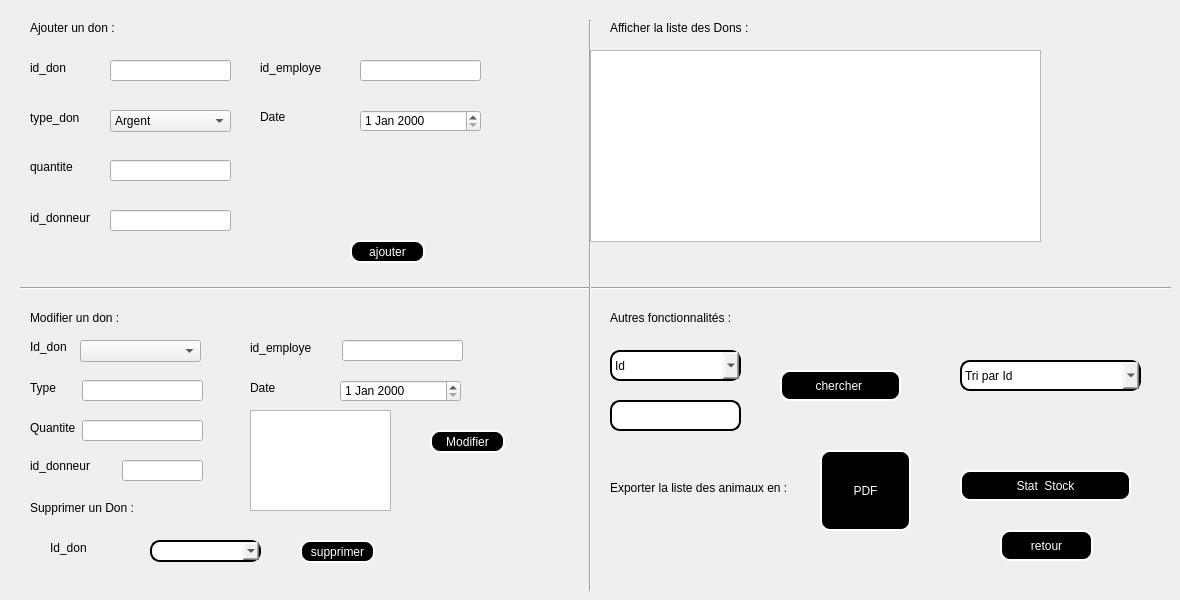
      <widget class="QWidget" name="tab_24">
       <attribute name="title">
        <string>Gérer un don</string>
       </attribute>
       <widget class="QLineEdit" name="le_type_2">
        <property name="geometry">
         <rect>
          <x>82</x>
          <y>380</y>
          <width>121</width>
          <height>21</height>
         </rect>
        </property>
        <property name="styleSheet">
         <string notr="true"/>
        </property>
       </widget>
       <widget class="QLineEdit" name="le_ide_4">
        <property name="geometry">
         <rect>
          <x>342</x>
          <y>340</y>
          <width>121</width>
          <height>21</height>
         </rect>
        </property>
        <property name="styleSheet">
         <string notr="true"/>
        </property>
       </widget>
       <widget class="QLineEdit" name="le_idd_3">
        <property name="geometry">
         <rect>
          <x>122</x>
          <y>460</y>
          <width>81</width>
          <height>21</height>
         </rect>
        </property>
        <property name="styleSheet">
         <string notr="true"/>
        </property>
       </widget>
       <widget class="QLineEdit" name="le_quantite_2">
        <property name="geometry">
         <rect>
          <x>82</x>
          <y>420</y>
          <width>121</width>
          <height>21</height>
         </rect>
        </property>
        <property name="styleSheet">
         <string notr="true"/>
        </property>
       </widget>
       <widget class="QLabel" name="label_76">
        <property name="geometry">
         <rect>
          <x>30</x>
          <y>380</y>
          <width>71</width>
          <height>16</height>
         </rect>
        </property>
        <property name="styleSheet">
         <string notr="true">font: 75 10pt &quot;Adobe Caslon Pro Bold&quot;;</string>
        </property>
        <property name="text">
         <string>Type</string>
        </property>
       </widget>
       <widget class="QLabel" name="label_77">
        <property name="geometry">
         <rect>
          <x>30</x>
          <y>420</y>
          <width>71</width>
          <height>16</height>
         </rect>
        </property>
        <property name="styleSheet">
         <string notr="true">font: 75 10pt &quot;Adobe Caslon Pro Bold&quot;;</string>
        </property>
        <property name="text">
         <string>Quantite</string>
        </property>
       </widget>
       <widget class="QLabel" name="label_78">
        <property name="geometry">
         <rect>
          <x>30</x>
          <y>456</y>
          <width>71</width>
          <height>20</height>
         </rect>
        </property>
        <property name="styleSheet">
         <string notr="true">font: 75 10pt &quot;Adobe Caslon Pro Bold&quot;;</string>
        </property>
        <property name="text">
         <string>id_donneur</string>
        </property>
       </widget>
       <widget class="QLabel" name="label_79">
        <property name="geometry">
         <rect>
          <x>250</x>
          <y>340</y>
          <width>71</width>
          <height>16</height>
         </rect>
        </property>
        <property name="styleSheet">
         <string notr="true">font: 75 10pt &quot;Adobe Caslon Pro Bold&quot;;</string>
        </property>
        <property name="text">
         <string>id_employe</string>
        </property>
       </widget>
       <widget class="QLabel" name="label_80">
        <property name="geometry">
         <rect>
          <x>250</x>
          <y>380</y>
          <width>71</width>
          <height>16</height>
         </rect>
        </property>
        <property name="styleSheet">
         <string notr="true">font: 75 10pt &quot;Adobe Caslon Pro Bold&quot;;</string>
        </property>
        <property name="text">
         <string>Date</string>
        </property>
       </widget>
       <widget class="QPushButton" name="ModifierBouton_3">
        <property name="geometry">
         <rect>
          <x>430</x>
          <y>430</y>
          <width>75</width>
          <height>23</height>
         </rect>
        </property>
        <property name="styleSheet">
         <string notr="true">background-color:black;
color:white;
border-style:outset;
border-width:2px;
border-radius:10px;
border-color:white;</string>
        </property>
        <property name="text">
         <string>Modifier</string>
        </property>
       </widget>
       <widget class="QLabel" name="label_82">
        <property name="geometry">
         <rect>
          <x>30</x>
          <y>340</y>
          <width>47</width>
          <height>14</height>
         </rect>
        </property>
        <property name="text">
         <string>Id_don</string>
        </property>
       </widget>
       <widget class="QPushButton" name="pb_chercher_1">
        <property name="geometry">
         <rect>
          <x>780</x>
          <y>370</y>
          <width>121</width>
          <height>31</height>
         </rect>
        </property>
        <property name="styleSheet">
         <string notr="true">background-color:black;
color:white;
border-style:outset;
border-width:2px;
border-radius:10px;
border-color:white;</string>
        </property>
        <property name="text">
         <string>chercher </string>
        </property>
       </widget>
       <widget class="Line" name="line_3">
        <property name="geometry">
         <rect>
          <x>20</x>
          <y>280</y>
          <width>1151</width>
          <height>16</height>
         </rect>
        </property>
        <property name="orientation">
         <enum>Qt::Horizontal</enum>
        </property>
       </widget>
       <widget class="Line" name="line_4">
        <property name="geometry">
         <rect>
          <x>580</x>
          <y>20</y>
          <width>20</width>
          <height>571</height>
         </rect>
        </property>
        <property name="orientation">
         <enum>Qt::Vertical</enum>
        </property>
       </widget>
       <widget class="QComboBox" name="comboBoxModif_4">
        <property name="geometry">
         <rect>
          <x>80</x>
          <y>340</y>
          <width>121</width>
          <height>22</height>
         </rect>
        </property>
       </widget>
       <widget class="QLineEdit" name="le_id_4">
        <property name="geometry">
         <rect>
          <x>110</x>
          <y>60</y>
          <width>121</width>
          <height>21</height>
         </rect>
        </property>
        <property name="styleSheet">
         <string notr="true"/>
        </property>
        <property name="maxLength">
         <number>8</number>
        </property>
       </widget>
       <widget class="QLineEdit" name="le_quantite">
        <property name="geometry">
         <rect>
          <x>110</x>
          <y>160</y>
          <width>121</width>
          <height>21</height>
         </rect>
        </property>
        <property name="styleSheet">
         <string notr="true"/>
        </property>
       </widget>
       <widget class="QLineEdit" name="le_idd">
        <property name="geometry">
         <rect>
          <x>110</x>
          <y>210</y>
          <width>121</width>
          <height>21</height>
         </rect>
        </property>
        <property name="styleSheet">
         <string notr="true"/>
        </property>
       </widget>
       <widget class="QLineEdit" name="le_ide_2">
        <property name="geometry">
         <rect>
          <x>360</x>
          <y>60</y>
          <width>121</width>
          <height>21</height>
         </rect>
        </property>
        <property name="styleSheet">
         <string notr="true"/>
        </property>
       </widget>
       <widget class="QPushButton" name="pushButton_20">
        <property name="geometry">
         <rect>
          <x>350</x>
          <y>240</y>
          <width>75</width>
          <height>23</height>
         </rect>
        </property>
        <property name="styleSheet">
         <string notr="true">background-color:black;
color:white;
border-style:outset;
border-width:2px;
border-radius:10px;
border-color:white;
</string>
        </property>
        <property name="text">
         <string>ajouter</string>
        </property>
       </widget>
       <widget class="QLabel" name="label_90">
        <property name="geometry">
         <rect>
          <x>30</x>
          <y>60</y>
          <width>71</width>
          <height>16</height>
         </rect>
        </property>
        <property name="styleSheet">
         <string notr="true">font: 75 10pt &quot;Adobe Caslon Pro Bold&quot;;</string>
        </property>
        <property name="text">
         <string>id_don</string>
        </property>
       </widget>
       <widget class="QLabel" name="label_91">
        <property name="geometry">
         <rect>
          <x>30</x>
          <y>110</y>
          <width>61</width>
          <height>16</height>
         </rect>
        </property>
        <property name="styleSheet">
         <string notr="true">font: 75 10pt &quot;Adobe Caslon Pro Bold&quot;;</string>
        </property>
        <property name="text">
         <string>type_don</string>
        </property>
       </widget>
       <widget class="QLabel" name="label_92">
        <property name="geometry">
         <rect>
          <x>30</x>
          <y>160</y>
          <width>47</width>
          <height>14</height>
         </rect>
        </property>
        <property name="styleSheet">
         <string notr="true">font: 75 10pt &quot;Adobe Caslon Pro Bold&quot;;</string>
        </property>
        <property name="text">
         <string>quantite</string>
        </property>
       </widget>
       <widget class="QLabel" name="label_93">
        <property name="geometry">
         <rect>
          <x>30</x>
          <y>210</y>
          <width>71</width>
          <height>16</height>
         </rect>
        </property>
        <property name="styleSheet">
         <string notr="true">font: 75 10pt &quot;Adobe Caslon Pro Bold&quot;;</string>
        </property>
        <property name="text">
         <string>id_donneur</string>
        </property>
       </widget>
       <widget class="QLabel" name="label_94">
        <property name="geometry">
         <rect>
          <x>260</x>
          <y>60</y>
          <width>81</width>
          <height>16</height>
         </rect>
        </property>
        <property name="styleSheet">
         <string notr="true">font: 75 10pt &quot;Adobe Caslon Pro Bold&quot;;</string>
        </property>
        <property name="text">
         <string>id_employe</string>
        </property>
       </widget>
       <widget class="QLabel" name="label_95">
        <property name="geometry">
         <rect>
          <x>260</x>
          <y>110</y>
          <width>47</width>
          <height>14</height>
         </rect>
        </property>
        <property name="styleSheet">
         <string notr="true">font: 75 10pt &quot;Adobe Caslon Pro Bold&quot;;</string>
        </property>
        <property name="text">
         <string>Date</string>
        </property>
       </widget>
       <widget class="QLabel" name="label_97">
        <property name="geometry">
         <rect>
          <x>610</x>
          <y>480</y>
          <width>211</width>
          <height>16</height>
         </rect>
        </property>
        <property name="text">
         <string>Exporter la liste des animaux en :</string>
        </property>
       </widget>
       <widget class="QLabel" name="label_98">
        <property name="geometry">
         <rect>
          <x>50</x>
          <y>540</y>
          <width>81</width>
          <height>16</height>
         </rect>
        </property>
        <property name="styleSheet">
         <string notr="true">font: 75 10pt &quot;Adobe Caslon Pro Bold&quot;;</string>
        </property>
        <property name="text">
         <string>Id_don</string>
        </property>
       </widget>
       <widget class="QPushButton" name="supp_2">
        <property name="geometry">
         <rect>
          <x>300</x>
          <y>540</y>
          <width>75</width>
          <height>23</height>
         </rect>
        </property>
        <property name="styleSheet">
         <string notr="true">background-color:black;
color:white;
border-style:outset;
border-width:2px;
border-radius:10px;
border-color:white;</string>
        </property>
        <property name="text">
         <string>supprimer</string>
        </property>
       </widget>
       <widget class="QLabel" name="label_99">
        <property name="geometry">
         <rect>
          <x>30</x>
          <y>500</y>
          <width>211</width>
          <height>16</height>
         </rect>
        </property>
        <property name="text">
         <string>Supprimer un Don :</string>
        </property>
       </widget>
       <widget class="QLabel" name="label_102">
        <property name="geometry">
         <rect>
          <x>30</x>
          <y>310</y>
          <width>211</width>
          <height>16</height>
         </rect>
        </property>
        <property name="text">
         <string>Modifier un don :</string>
        </property>
       </widget>
       <widget class="QLabel" name="label_103">
        <property name="geometry">
         <rect>
          <x>610</x>
          <y>20</y>
          <width>211</width>
          <height>16</height>
         </rect>
        </property>
        <property name="text">
         <string>Afficher la liste des Dons :</string>
        </property>
       </widget>
       <widget class="QLabel" name="label_104">
        <property name="geometry">
         <rect>
          <x>30</x>
          <y>20</y>
          <width>211</width>
          <height>16</height>
         </rect>
        </property>
        <property name="text">
         <string>Ajouter un don :</string>
        </property>
       </widget>
       <widget class="QLabel" name="label_105">
        <property name="geometry">
         <rect>
          <x>610</x>
          <y>310</y>
          <width>211</width>
          <height>16</height>
         </rect>
        </property>
        <property name="text">
         <string>Autres fonctionnalités :</string>
        </property>
       </widget>
       <widget class="QDateEdit" name="le_date_5">
        <property name="geometry">
         <rect>
          <x>360</x>
          <y>110</y>
          <width>121</width>
          <height>22</height>
         </rect>
        </property>
       </widget>
       <widget class="QComboBox" name="le_type">
        <property name="geometry">
         <rect>
          <x>110</x>
          <y>110</y>
          <width>121</width>
          <height>22</height>
         </rect>
        </property>
        <item>
         <property name="text">
          <string>Argent</string>
         </property>
        </item>
       </widget>
       <widget class="QTableView" name="tab_modif">
        <property name="geometry">
         <rect>
          <x>250</x>
          <y>410</y>
          <width>141</width>
          <height>101</height>
         </rect>
        </property>
       </widget>
       <widget class="QComboBox" name="combosupp">
        <property name="geometry">
         <rect>
          <x>150</x>
          <y>540</y>
          <width>111</width>
          <height>22</height>
         </rect>
        </property>
        <property name="styleSheet">
         <string notr="true">border-style:outset;
border-width:2px;
border-radius:10px;</string>
        </property>
       </widget>
       <widget class="QTableView" name="tab_stock">
        <property name="geometry">
         <rect>
          <x>590</x>
          <y>50</y>
          <width>451</width>
          <height>192</height>
         </rect>
        </property>
        <property name="styleSheet">
         <string notr="true"/>
        </property>
       </widget>
       <widget class="QComboBox" name="comboBox_2">
        <property name="geometry">
         <rect>
          <x>610</x>
          <y>350</y>
          <width>131</width>
          <height>31</height>
         </rect>
        </property>
        <property name="styleSheet">
         <string notr="true">border-style:outset;
border-width:2px;
border-radius:10px;</string>
        </property>
        <item>
         <property name="text">
          <string>Id</string>
         </property>
        </item>
        <item>
         <property name="text">
          <string>Type</string>
         </property>
        </item>
        <item>
         <property name="text">
          <string>Quantite</string>
         </property>
        </item>
       </widget>
       <widget class="QLineEdit" name="lineEdit_rech">
        <property name="geometry">
         <rect>
          <x>610</x>
          <y>400</y>
          <width>131</width>
          <height>31</height>
         </rect>
        </property>
        <property name="styleSheet">
         <string notr="true">border-style:outset;
border-width:2px;
border-radius:10px;</string>
        </property>
       </widget>
       <widget class="QComboBox" name="comboBox_3">
        <property name="geometry">
         <rect>
          <x>960</x>
          <y>360</y>
          <width>181</width>
          <height>31</height>
         </rect>
        </property>
        <property name="autoFillBackground">
         <bool>false</bool>
        </property>
        <property name="styleSheet">
         <string notr="true">border-style:outset;
border-width:2px;
border-radius:10px;</string>
        </property>
        <item>
         <property name="text">
          <string>Tri par Id</string>
         </property>
        </item>
        <item>
         <property name="text">
          <string>Tri par Date</string>
         </property>
        </item>
        <item>
         <property name="text">
          <string>Tri par Quantite</string>
         </property>
        </item>
       </widget>
       <widget class="QPushButton" name="pushButton_21">
        <property name="geometry">
         <rect>
          <x>820</x>
          <y>450</y>
          <width>91</width>
          <height>81</height>
         </rect>
        </property>
        <property name="styleSheet">
         <string notr="true">background-color:black;
color:white;
border-style:outset;
border-width:2px;
border-radius:10px;
border-color:white;</string>
        </property>
        <property name="text">
         <string>PDF</string>
        </property>
       </widget>
       <widget class="QPushButton" name="pushButton_22">
        <property name="geometry">
         <rect>
          <x>960</x>
          <y>470</y>
          <width>171</width>
          <height>31</height>
         </rect>
        </property>
        <property name="styleSheet">
         <string notr="true">background-color:black;
color:white;
border-style:outset;
border-width:2px;
border-radius:10px;
border-color:white;
</string>
        </property>
        <property name="text">
         <string>Stat  Stock</string>
        </property>
       </widget>
       <widget class="QDateEdit" name="le_date_6">
        <property name="geometry">
         <rect>
          <x>340</x>
          <y>380</y>
          <width>121</width>
          <height>22</height>
         </rect>
        </property>
       </widget>
       <widget class="QPushButton" name="push_button4">
        <property name="geometry">
         <rect>
          <x>1000</x>
          <y>530</y>
          <width>93</width>
          <height>31</height>
         </rect>
        </property>
        <property name="styleSheet">
         <string notr="true">background-color:black;
color:white;
border-style:outset;
border-width:2px;
border-radius:10px;
border-color:white;</string>
        </property>
        <property name="text">
         <string>retour</string>
        </property>
       </widget>
      </widget>
